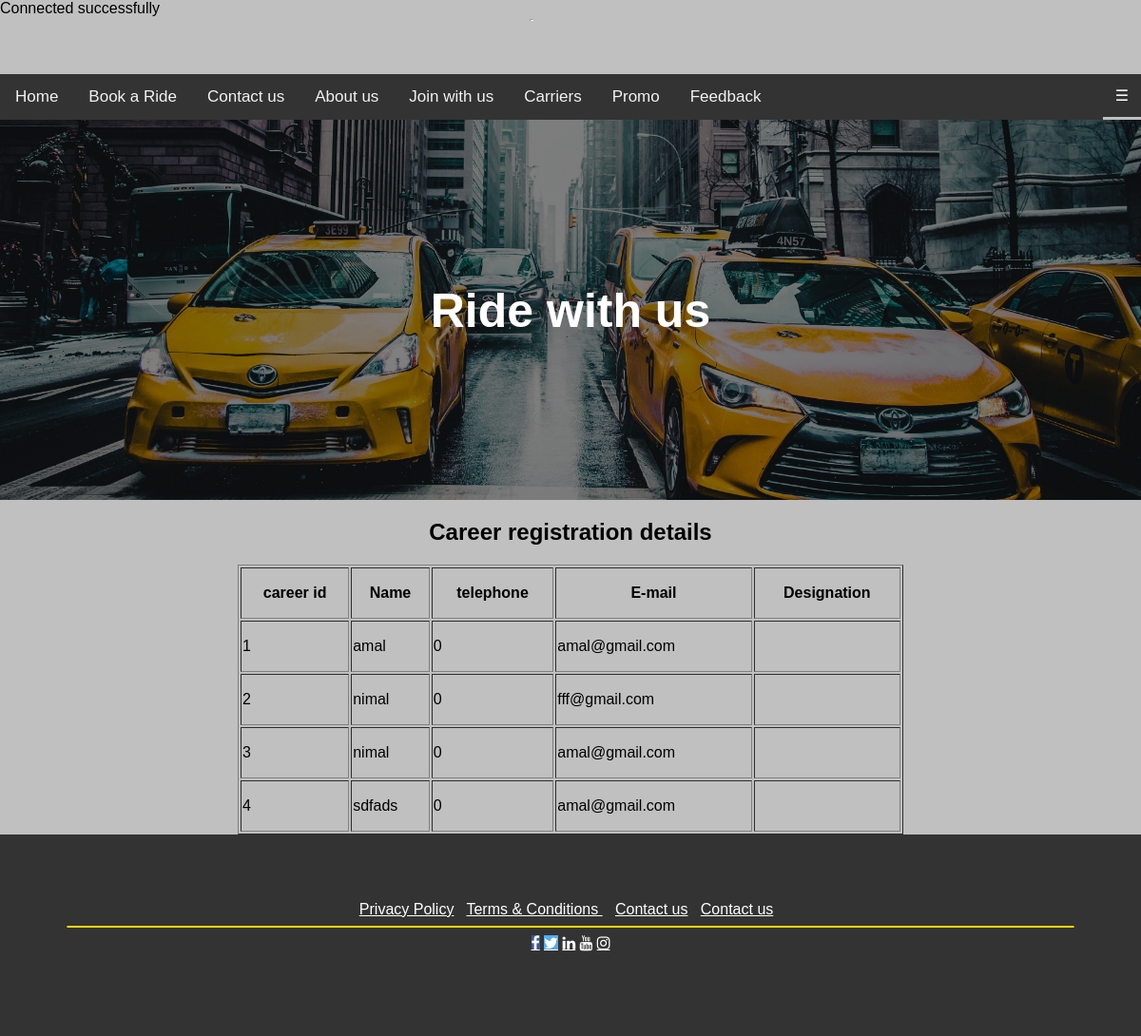
/Career_registration_review.php, run on the app's committed database.
### tables this page shows
CREATE TABLE `career` (
  `career_id` int(11) NOT NULL,
  `c_name` varchar(100) NOT NULL,
  `c_telephone` int(9) NOT NULL,
  `email` varchar(100) NOT NULL,
  `career_des` varchar(100) NOT NULL
);

### Career_registration_review.php (the view, shortened to what this page needs)
<?php
    include_once 'mconfig.php';
?>
<!DOCTYPE html>
<html>
 <head>
   <link rel="stylesheet" type="text/css"href="../style/style.css">
   	  <link rel="stylesheet" href="../style/Register.css">
	  	 <link rel="stylesheet" href="../style/contact.css">
	<link rel="stylesheet" href="https://cdnjs.cloudflare.com/ajax/libs/font-awesome/5.14.0/css/all.min.css">
 </head>
   <body>
   <div class="header">
	<img src="../images/logo.png" alt="logo" class="logo">
    </div>
	    <div class="dropdown" style="float:right;">
         <button class="dropbtn"> ☰ </button>
         </div>
		<div id="navbar">
      <a href="Home.php">Home</a>
      <a href="">Book a Ride</a>
      <a href="Contact Us.html">Contact us</a>
	  <a href="">About us</a>
	  <a href="join.html">Join with us</a>
	  <a href="Carrer Page.html">Carriers</a>
	  <a href="">Promo</a>
	  <a href="feedback.html">Feedback</a>
	  </div>
    <div class="banner-image">
     <div class="banner-text">
     <h1 style="font-size:50px">Ride with us</h1>
    </div>
      </div>
	  <center>
		  <div style="border-style:grrove; border-color: darkblue">
		    <table border="1" width="700px" border="1px" style="width:700px; line-height:50px;>
			 <tr>
               <th border= "1px" colspan="8"><h2>Career registration details</h2></th>
			 <tr>
			    <th class="col1">career id</th>
				<th class="col1">Name</th>
                <th class="col1">telephone</th>
                <th class="col1">E-mail</th>
                <th class="col1">Designation</th>
			 </tr>
			   <?php
			    $sql    = "select * from career";
				$result = $conn->query($sql);
				if($result->num_rows>0){
						while($row=$result->fetch_assoc()){
							echo "<tr><td>".$row["career_id"]."</td><td>".$row["c_name"]."</td><td>".$row["c_telephone"]."</td><td>".$row["email"]."</td> <td>".$row["career_des"]."</td></tr>";
						}
				}
				else{
					echo "0 results";
				}
				echo"</table>";
			   ?>
		  </div>
		</center>
   <footer class="footer">
	<a href="https://google.com">Privacy Policy</a>&nbsp&nbsp
	<a href="https://google.com">Terms & Conditions    </a>&nbsp&nbsp
	<a href="https://google.com">Contact us</a>&nbsp&nbsp
	<a href="https://google.com">Contact us</a>&nbsp&nbsp
	     <hr class="bottom">
		 <link rel="stylesheet" href="https://cdnjs.cloudflare.com/ajax/libs/font-awesome/4.7.0/css/font-awesome.min.css">
	<a href="https://www.facebook.com/" class="fa fa-facebook "></a>
	<a href="https://twitter.com/" class="fa fa-twitter "></a>
	<a href="https://lk.linkedin.com/" class="fa fa-linkedin "></a>
	<a href="https://www.youtube.com/" class="fa fa-youtube "></a>
	<a href="https://www.instagram.com/" class="fa fa-instagram "></a>
	<br/><br/>
   </footer>
     </body>
</html>

### style.css (style rules this page uses)
body, html { background-color: Silver; height: 100%; margin: 0; font-family: Arial, Helvetica, sans-serif; }
.banner-image { background-image: linear-gradient(rgba(0, 0, 0, 0.5), rgba(0, 0, 0, 0.5)), url("../images/home banner 2.jpg"); height: 50%; background-position: center; background-repeat: no-repeat; background-size: cover; position: relative; }
.banner-text { text-align: center; position: absolute; top: 50%; left: 50%; transform: translate(-50%, -50%); color: white; }
.logo { display: block; margin-left: auto; margin-right: auto; width: 7.5%; padding:0%; height: auto; }
#navbar { overflow: hidden; background-color: #333; margin-left: auto; margin-right: auto; display:flex; }
#navbar a { float: left; display: block; color: #f2f2f2; text-align: center; padding: 14px 16px; text-decoration: none; font-size: 17px; }
.dropbtn { background-color: #333; color: white; padding: 13px; font-size: 16px; border: none; cursor: pointer; }
.dropdown { position: relative; display: inline-block; }
.footer { text-align: left; padding: 70px; background-color:#333; color:white; text-align: center; }
a { color: white; }
.fa-facebook { background: #3B5998; color: white; }
.fa-twitter { background: #55ACEE; color: white; }
hr.bottom { border: 1px solid gold; border-radius: 100px; }

### data on the page
career: career_id "1", c_name "amal", c_telephone "0", email "amal@gmail.com"
career: career_id "2", c_name "nimal", c_telephone "0", email "fff@gmail.com"
career: career_id "3", c_name "nimal", c_telephone "0", email "amal@gmail.com"
career: career_id "4", c_name "sdfads", c_telephone "0", email "amal@gmail.com"
